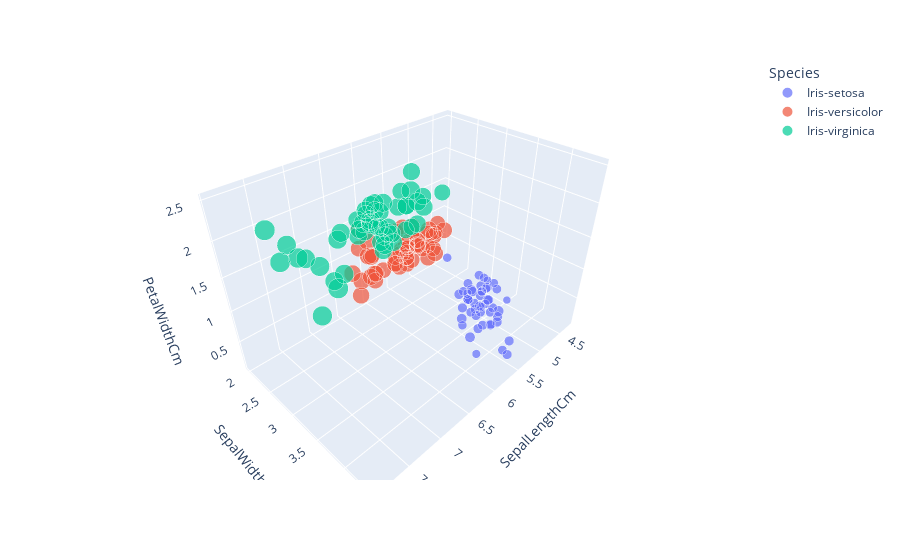

Write notebook code for a chart like this one.
### Markdown cell above
# Now lets check the clusters that is provided by data

### Code cell
fig=px.scatter_3d(df,x='SepalLengthCm',y='SepalWidthCm',z='PetalWidthCm',color='Species',size='PetalLengthCm')
fig.show()

### Figure 1 — Plotly figure (JSON) as saved in the notebook; plotly's stock layout.template omitted (floating-point values rounded to 4 significant figures)
{"data": [{"hovertemplate": "Species=Iris-setosa<br>SepalLengthCm=%{x}<br>SepalWidthCm=%{y}<br>PetalWidthCm=%{z}<br>PetalLengthCm=%{marker.size}<extra></extra>", "legendgroup": "Iris-setosa", "marker": {"color": "#636efa", "size": [1.4, 1.4, 1.3, 1.5, 1.4, 1.7, 1.4, 1.5, 1.4, 1.5, 1.5, 1.6, 1.4, 1.1, 1.2, 1.5, 1.3, 1.4, 1.7, 1.5, 1.7, 1.5, 1, 1.7, 1.9, 1.6, 1.6, 1.5, 1.4, 1.6, 1.6, 1.5, 1.5, 1.4, 1.5, 1.2, 1.3, 1.5, 1.3, 1.5, 1.3, 1.3, 1.3, 1.6, 1.9, 1.4, 1.6, 1.4, 1.5, 1.4], "sizemode": "area", "sizeref": 0.01725, "symbol": "circle"}, "mode": "markers", "name": "Iris-setosa", "scene": "scene", "showlegend": true, "type": "scatter3d", "x": [5.1, 4.9, 4.7, 4.6, 5, 5.4, 4.6, 5, 4.4, 4.9, 5.4, 4.8, 4.8, 4.3, 5.8, 5.7, 5.4, 5.1, 5.7, 5.1, 5.4, 5.1, 4.6, 5.1, 4.8, 5, 5, 5.2, 5.2, 4.7, 4.8, 5.4, 5.2, 5.5, 4.9, 5, 5.5, 4.9, 4.4, 5.1, 5, 4.5, 4.4, 5, 5.1, 4.8, 5.1, 4.6, 5.3, 5], "y": [3.5, 3, 3.2, 3.1, 3.6, 3.9, 3.4, 3.4, 2.9, 3.1, 3.7, 3.4, 3, 3, 4, 4.4, 3.9, 3.5, 3.8, 3.8, 3.4, 3.7, 3.6, 3.3, 3.4, 3, 3.4, 3.5, 3.4, 3.2, 3.1, 3.4, 4.1, 4.2, 3.1, 3.2, 3.5, 3.1, 3, 3.4, 3.5, 2.3, 3.2, 3.5, 3.8, 3, 3.8, 3.2, 3.7, 3.3], "z": [0.2, 0.2, 0.2, 0.2, 0.2, 0.4, 0.3, 0.2, 0.2, 0.1, 0.2, 0.2, 0.1, 0.1, 0.2, 0.4, 0.4, 0.3, 0.3, 0.3, 0.2, 0.4, 0.2, 0.5, 0.2, 0.2, 0.4, 0.2, 0.2, 0.2, 0.2, 0.4, 0.1, 0.2, 0.1, 0.2, 0.2, 0.1, 0.2, 0.2, 0.3, 0.3, 0.2, 0.6, 0.4, 0.3, 0.2, 0.2, 0.2, 0.2]}, {"hovertemplate": "Species=Iris-versicolor<br>SepalLengthCm=%{x}<br>SepalWidthCm=%{y}<br>PetalWidthCm=%{z}<br>PetalLengthCm=%{marker.size}<extra></extra>", "legendgroup": "Iris-versicolor", "marker": {"color": "#EF553B", "size": [4.7, 4.5, 4.9, 4, 4.6, 4.5, 4.7, 3.3, 4.6, 3.9, 3.5, 4.2, 4, 4.7, 3.6, 4.4, 4.5, 4.1, 4.5, 3.9, 4.8, 4, 4.9, 4.7, 4.3, 4.4, 4.8, 5, 4.5, 3.5, 3.8, 3.7, 3.9, 5.1, 4.5, 4.5, 4.7, 4.4, 4.1, 4, 4.4, 4.6, 4, 3.3, 4.2, 4.2, 4.2, 4.3, 3, 4.1], "sizemode": "area", "sizeref": 0.01725, "symbol": "circle"}, "mode": "markers", "name": "Iris-versicolor", "scene": "scene", "showlegend": true, "type": "scatter3d", "x": [7, 6.4, 6.9, 5.5, 6.5, 5.7, 6.3, 4.9, 6.6, 5.2, 5, 5.9, 6, 6.1, 5.6, 6.7, 5.6, 5.8, 6.2, 5.6, 5.9, 6.1, 6.3, 6.1, 6.4, 6.6, 6.8, 6.7, 6, 5.7, 5.5, 5.5, 5.8, 6, 5.4, 6, 6.7, 6.3, 5.6, 5.5, 5.5, 6.1, 5.8, 5, 5.6, 5.7, 5.7, 6.2, 5.1, 5.7], "y": [3.2, 3.2, 3.1, 2.3, 2.8, 2.8, 3.3, 2.4, 2.9, 2.7, 2, 3, 2.2, 2.9, 2.9, 3.1, 3, 2.7, 2.2, 2.5, 3.2, 2.8, 2.5, 2.8, 2.9, 3, 2.8, 3, 2.9, 2.6, 2.4, 2.4, 2.7, 2.7, 3, 3.4, 3.1, 2.3, 3, 2.5, 2.6, 3, 2.6, 2.3, 2.7, 3, 2.9, 2.9, 2.5, 2.8], "z": [1.4, 1.5, 1.5, 1.3, 1.5, 1.3, 1.6, 1, 1.3, 1.4, 1, 1.5, 1, 1.4, 1.3, 1.4, 1.5, 1, 1.5, 1.1, 1.8, 1.3, 1.5, 1.2, 1.3, 1.4, 1.4, 1.7, 1.5, 1, 1.1, 1, 1.2, 1.6, 1.5, 1.6, 1.5, 1.3, 1.3, 1.3, 1.2, 1.4, 1.2, 1, 1.3, 1.2, 1.3, 1.3, 1.1, 1.3]}, {"hovertemplate": "Species=Iris-virginica<br>SepalLengthCm=%{x}<br>SepalWidthCm=%{y}<br>PetalWidthCm=%{z}<br>PetalLengthCm=%{marker.size}<extra></extra>", "legendgroup": "Iris-virginica", "marker": {"color": "#00cc96", "size": [6, 5.1, 5.9, 5.6, 5.8, 6.6, 4.5, 6.3, 5.8, 6.1, 5.1, 5.3, 5.5, 5, 5.1, 5.3, 5.5, 6.7, 6.9, 5, 5.7, 4.9, 6.7, 4.9, 5.7, 6, 4.8, 4.9, 5.6, 5.8, 6.1, 6.4, 5.6, 5.1, 5.6, 6.1, 5.6, 5.5, 4.8, 5.4, 5.6, 5.1, 5.1, 5.9, 5.7, 5.2, 5, 5.2, 5.4, 5.1], "sizemode": "area", "sizeref": 0.01725, "symbol": "circle"}, "mode": "markers", "name": "Iris-virginica", "scene": "scene", "showlegend": true, "type": "scatter3d", "x": [6.3, 5.8, 7.1, 6.3, 6.5, 7.6, 4.9, 7.3, 6.7, 7.2, 6.5, 6.4, 6.8, 5.7, 5.8, 6.4, 6.5, 7.7, 7.7, 6, 6.9, 5.6, 7.7, 6.3, 6.7, 7.2, 6.2, 6.1, 6.4, 7.2, 7.4, 7.9, 6.4, 6.3, 6.1, 7.7, 6.3, 6.4, 6, 6.9, 6.7, 6.9, 5.8, 6.8, 6.7, 6.7, 6.3, 6.5, 6.2, 5.9], "y": [3.3, 2.7, 3, 2.9, 3, 3, 2.5, 2.9, 2.5, 3.6, 3.2, 2.7, 3, 2.5, 2.8, 3.2, 3, 3.8, 2.6, 2.2, 3.2, 2.8, 2.8, 2.7, 3.3, 3.2, 2.8, 3, 2.8, 3, 2.8, 3.8, 2.8, 2.8, 2.6, 3, 3.4, 3.1, 3, 3.1, 3.1, 3.1, 2.7, 3.2, 3.3, 3, 2.5, 3, 3.4, 3], "z": [2.5, 1.9, 2.1, 1.8, 2.2, 2.1, 1.7, 1.8, 1.8, 2.5, 2, 1.9, 2.1, 2, 2.4, 2.3, 1.8, 2.2, 2.3, 1.5, 2.3, 2, 2, 1.8, 2.1, 1.8, 1.8, 1.8, 2.1, 1.6, 1.9, 2, 2.2, 1.5, 1.4, 2.3, 2.4, 1.8, 1.8, 2.1, 2.4, 2.3, 1.9, 2.3, 2.5, 2.3, 1.9, 2, 2.3, 1.8]}], "layout": {"legend": {"itemsizing": "constant", "title": {"text": "Species"}, "tracegroupgap": 0}, "margin": {"t": 60}, "scene": {"domain": {"x": [0, 1], "y": [0, 1]}, "xaxis": {"title": {"text": "SepalLengthCm"}}, "yaxis": {"title": {"text": "SepalWidthCm"}}, "zaxis": {"title": {"text": "PetalWidthCm"}}}}}
